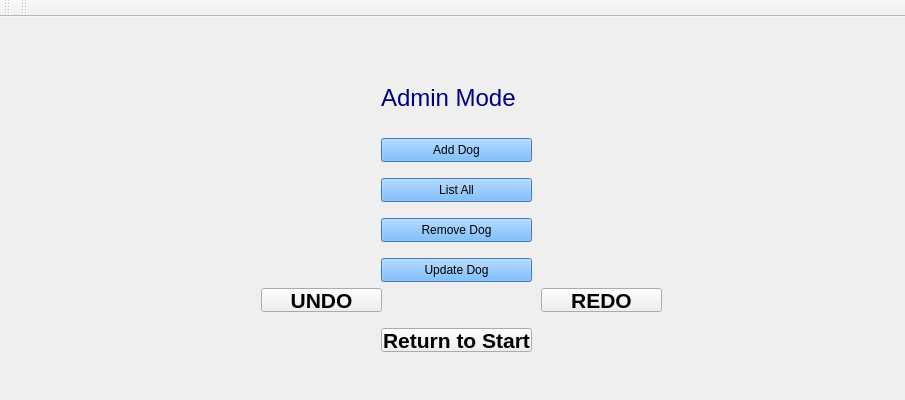
<?xml version="1.0" encoding="UTF-8"?>
<ui version="4.0">
 <class>DogShelterGUIQTDesignerClass</class>
 <widget class="QMainWindow" name="DogShelterGUIQTDesignerClass">
  <property name="geometry">
   <rect>
    <x>0</x>
    <y>0</y>
    <width>905</width>
    <height>400</height>
   </rect>
  </property>
  <property name="font">
   <font>
    <pointsize>16</pointsize>
    <bold>true</bold>
   </font>
  </property>
  <property name="windowTitle">
   <string>DogShelterGUIQTDesigner</string>
  </property>
  <widget class="QWidget" name="centralWidget">
   <layout class="QVBoxLayout" name="verticalLayout">
    <item>
     <widget class="QStackedWidget" name="stackedWidget">
      <property name="cursor">
       <cursorShape>PointingHandCursor</cursorShape>
      </property>
      <property name="styleSheet">
       <string notr="true">font: 9pt &quot;Segoe UI&quot;;</string>
      </property>
      <property name="currentIndex">
       <number>2</number>
      </property>
      <widget class="QWidget" name="page0">
       <widget class="QLabel" name="label_2">
        <property name="geometry">
         <rect>
          <x>190</x>
          <y>160</y>
          <width>551</width>
          <height>20</height>
         </rect>
        </property>
        <property name="font">
         <font>
          <family>Segoe UI</family>
          <pointsize>12</pointsize>
          <italic>false</italic>
          <bold>false</bold>
         </font>
        </property>
        <property name="styleSheet">
         <string notr="true">padding-right: 15px;
font: 12pt &quot;Segoe UI&quot;;</string>
        </property>
        <property name="text">
         <string>Welcome! Choose the preffered way to display the adoption list:</string>
        </property>
       </widget>
       <widget class="QPushButton" name="csvButton">
        <property name="geometry">
         <rect>
          <x>190</x>
          <y>200</y>
          <width>171</width>
          <height>24</height>
         </rect>
        </property>
        <property name="styleSheet">
         <string notr="true">background-color: rgb(61, 116, 100);</string>
        </property>
        <property name="text">
         <string>CSV</string>
        </property>
       </widget>
       <widget class="QPushButton" name="htmlBtn">
        <property name="geometry">
         <rect>
          <x>480</x>
          <y>200</y>
          <width>171</width>
          <height>24</height>
         </rect>
        </property>
        <property name="styleSheet">
         <string notr="true">background-color: rgb(61, 116, 100);</string>
        </property>
        <property name="text">
         <string>HTML</string>
        </property>
       </widget>
       <widget class="QLabel" name="label">
        <property name="geometry">
         <rect>
          <x>260</x>
          <y>60</y>
          <width>401</width>
          <height>20</height>
         </rect>
        </property>
        <property name="font">
         <font>
          <family>Courier</family>
          <pointsize>19</pointsize>
          <italic>false</italic>
          <bold>true</bold>
         </font>
        </property>
        <property name="styleSheet">
         <string notr="true">color: rgb(85, 170, 127);
font: 700 19pt &quot;Courier&quot;;</string>
        </property>
        <property name="text">
         <string>KEEP CALM AND ADOPT A DOG </string>
        </property>
       </widget>
       <widget class="QLabel" name="label_6">
        <property name="geometry">
         <rect>
          <x>370</x>
          <y>100</y>
          <width>171</width>
          <height>20</height>
         </rect>
        </property>
        <property name="styleSheet">
         <string notr="true">color: rgb(85, 170, 127);
font: 700 19pt &quot;Courier&quot;;</string>
        </property>
        <property name="text">
         <string>Dog Shelter</string>
        </property>
       </widget>
      </widget>
      <widget class="QWidget" name="page01">
       <widget class="QPushButton" name="adminModenBtn">
        <property name="geometry">
         <rect>
          <x>290</x>
          <y>110</y>
          <width>231</width>
          <height>24</height>
         </rect>
        </property>
        <property name="styleSheet">
         <string notr="true">
background-color: rgb(61, 116, 100);</string>
        </property>
        <property name="text">
         <string>Admin</string>
        </property>
       </widget>
       <widget class="QPushButton" name="userModeBtn">
        <property name="geometry">
         <rect>
          <x>290</x>
          <y>160</y>
          <width>231</width>
          <height>24</height>
         </rect>
        </property>
        <property name="styleSheet">
         <string notr="true">background-color: rgb(61, 116, 100);</string>
        </property>
        <property name="text">
         <string>User</string>
        </property>
       </widget>
       <widget class="QLabel" name="label_3">
        <property name="geometry">
         <rect>
          <x>340</x>
          <y>60</y>
          <width>181</width>
          <height>20</height>
         </rect>
        </property>
        <property name="font">
         <font>
          <family>Segoe UI</family>
          <pointsize>16</pointsize>
          <italic>false</italic>
          <bold>false</bold>
         </font>
        </property>
        <property name="styleSheet">
         <string notr="true">font: 16pt &quot;Segoe UI&quot;;</string>
        </property>
        <property name="text">
         <string>Choose mode:</string>
        </property>
       </widget>
      </widget>
      <widget class="QWidget" name="page02">
       <widget class="QLabel" name="label_4">
        <property name="geometry">
         <rect>
          <x>370</x>
          <y>60</y>
          <width>151</width>
          <height>20</height>
         </rect>
        </property>
        <property name="font">
         <font>
          <family>Segoe UI</family>
          <pointsize>18</pointsize>
          <italic>false</italic>
          <bold>false</bold>
         </font>
        </property>
        <property name="styleSheet">
         <string notr="true">font: 18pt &quot;Segoe UI&quot;;
color: rgb(0, 0, 127);</string>
        </property>
        <property name="text">
         <string>Admin Mode</string>
        </property>
       </widget>
       <widget class="QPushButton" name="addDogBtn">
        <property name="geometry">
         <rect>
          <x>370</x>
          <y>110</y>
          <width>151</width>
          <height>24</height>
         </rect>
        </property>
        <property name="styleSheet">
         <string notr="true">background-color: rgb(85, 170, 255);
color: rgb(0, 0, 0);</string>
        </property>
        <property name="text">
         <string>Add Dog</string>
        </property>
       </widget>
       <widget class="QPushButton" name="listAllBtn">
        <property name="geometry">
         <rect>
          <x>370</x>
          <y>150</y>
          <width>151</width>
          <height>24</height>
         </rect>
        </property>
        <property name="styleSheet">
         <string notr="true">color: rgb(0, 0, 0);
background-color: rgb(85, 170, 255);</string>
        </property>
        <property name="text">
         <string>List All</string>
        </property>
       </widget>
       <widget class="QPushButton" name="removeDogBtn">
        <property name="geometry">
         <rect>
          <x>370</x>
          <y>190</y>
          <width>151</width>
          <height>24</height>
         </rect>
        </property>
        <property name="styleSheet">
         <string notr="true">background-color: rgb(85, 170, 255);
color: rgb(0, 0, 0);</string>
        </property>
        <property name="text">
         <string>Remove Dog</string>
        </property>
       </widget>
       <widget class="QPushButton" name="updateDogBtn">
        <property name="geometry">
         <rect>
          <x>370</x>
          <y>230</y>
          <width>151</width>
          <height>24</height>
         </rect>
        </property>
        <property name="styleSheet">
         <string notr="true">background-color: rgb(85, 170, 255);
color:rgb(0, 0, 0)</string>
        </property>
        <property name="text">
         <string>Update Dog</string>
        </property>
       </widget>
       <widget class="QPushButton" name="backModesAdminBtn">
        <property name="geometry">
         <rect>
          <x>370</x>
          <y>300</y>
          <width>151</width>
          <height>24</height>
         </rect>
        </property>
        <property name="text">
         <string>Return to Start</string>
        </property>
       </widget>
       <widget class="QPushButton" name="undoBtn">
        <property name="geometry">
         <rect>
          <x>250</x>
          <y>260</y>
          <width>121</width>
          <height>24</height>
         </rect>
        </property>
        <property name="text">
         <string>UNDO</string>
        </property>
       </widget>
       <widget class="QPushButton" name="redoBtn">
        <property name="geometry">
         <rect>
          <x>530</x>
          <y>260</y>
          <width>121</width>
          <height>24</height>
         </rect>
        </property>
        <property name="text">
         <string>REDO</string>
        </property>
       </widget>
      </widget>
      <widget class="QWidget" name="page03">
       <widget class="QLineEdit" name="addBreedInput">
        <property name="geometry">
         <rect>
          <x>9</x>
          <y>30</y>
          <width>301</width>
          <height>24</height>
         </rect>
        </property>
        <property name="text">
         <string/>
        </property>
        <property name="placeholderText">
         <string>Enter Breed: </string>
        </property>
       </widget>
       <widget class="QLineEdit" name="addNameInput">
        <property name="geometry">
         <rect>
          <x>9</x>
          <y>81</y>
          <width>301</width>
          <height>24</height>
         </rect>
        </property>
        <property name="text">
         <string/>
        </property>
        <property name="placeholderText">
         <string>Enter Name:</string>
        </property>
       </widget>
       <widget class="QLineEdit" name="addYearsInput">
        <property name="geometry">
         <rect>
          <x>9</x>
          <y>132</y>
          <width>111</width>
          <height>24</height>
         </rect>
        </property>
        <property name="text">
         <string/>
        </property>
        <property name="placeholderText">
         <string>Enter Years:</string>
        </property>
       </widget>
       <widget class="QLineEdit" name="addMonthsInput">
        <property name="geometry">
         <rect>
          <x>9</x>
          <y>183</y>
          <width>108</width>
          <height>24</height>
         </rect>
        </property>
        <property name="text">
         <string/>
        </property>
        <property name="placeholderText">
         <string>Enter Months:</string>
        </property>
       </widget>
       <widget class="QLineEdit" name="addLinkInput">
        <property name="geometry">
         <rect>
          <x>9</x>
          <y>234</y>
          <width>421</width>
          <height>24</height>
         </rect>
        </property>
        <property name="text">
         <string/>
        </property>
        <property name="placeholderText">
         <string>Enter Link: </string>
        </property>
       </widget>
       <widget class="QPushButton" name="submitAddBtn">
        <property name="geometry">
         <rect>
          <x>9</x>
          <y>285</y>
          <width>106</width>
          <height>24</height>
         </rect>
        </property>
        <property name="text">
         <string>Submit Dog Data</string>
        </property>
       </widget>
       <widget class="QPushButton" name="cancelAddBtn">
        <property name="geometry">
         <rect>
          <x>123</x>
          <y>285</y>
          <width>80</width>
          <height>24</height>
         </rect>
        </property>
        <property name="text">
         <string>Cancel Add</string>
        </property>
       </widget>
      </widget>
      <widget class="QWidget" name="page04">
       <layout class="QVBoxLayout" name="verticalLayout_5">
        <item>
         <widget class="QTableWidget" name="adminTable">
          <column>
           <property name="text">
            <string>Breed</string>
           </property>
          </column>
          <column>
           <property name="text">
            <string>Name</string>
           </property>
          </column>
          <column>
           <property name="text">
            <string>Years</string>
           </property>
          </column>
          <column>
           <property name="text">
            <string>Months</string>
           </property>
          </column>
          <column>
           <property name="text">
            <string>Link</string>
           </property>
          </column>
         </widget>
        </item>
        <item>
         <widget class="QPushButton" name="backAllBtn">
          <property name="text">
           <string>Back to Admin</string>
          </property>
         </widget>
        </item>
       </layout>
      </widget>
      <widget class="QWidget" name="page05">
       <widget class="QLineEdit" name="removeBreedInput">
        <property name="geometry">
         <rect>
          <x>10</x>
          <y>50</y>
          <width>351</width>
          <height>24</height>
         </rect>
        </property>
        <property name="text">
         <string/>
        </property>
        <property name="placeholderText">
         <string>Enter Breed:</string>
        </property>
       </widget>
       <widget class="QLineEdit" name="removeNameInput">
        <property name="geometry">
         <rect>
          <x>10</x>
          <y>80</y>
          <width>351</width>
          <height>24</height>
         </rect>
        </property>
        <property name="text">
         <string/>
        </property>
        <property name="placeholderText">
         <string>Enter Name: </string>
        </property>
       </widget>
       <widget class="QPushButton" name="submitRemoveBtn">
        <property name="geometry">
         <rect>
          <x>20</x>
          <y>130</y>
          <width>83</width>
          <height>24</height>
         </rect>
        </property>
        <property name="text">
         <string>Remove Dog</string>
        </property>
       </widget>
       <widget class="QPushButton" name="cancelRemoveBtn">
        <property name="geometry">
         <rect>
          <x>170</x>
          <y>130</y>
          <width>95</width>
          <height>24</height>
         </rect>
        </property>
        <property name="text">
         <string>Cancel Remove</string>
        </property>
       </widget>
      </widget>
      <widget class="QWidget" name="page06">
       <widget class="QLineEdit" name="oldBreedUpdateInput">
        <property name="geometry">
         <rect>
          <x>120</x>
          <y>40</y>
          <width>191</width>
          <height>24</height>
         </rect>
        </property>
        <property name="text">
         <string/>
        </property>
        <property name="placeholderText">
         <string>To Find Breed: </string>
        </property>
       </widget>
       <widget class="QLineEdit" name="oldNameUpdateInput">
        <property name="geometry">
         <rect>
          <x>120</x>
          <y>80</y>
          <width>191</width>
          <height>24</height>
         </rect>
        </property>
        <property name="text">
         <string/>
        </property>
        <property name="placeholderText">
         <string>To Find Name: </string>
        </property>
       </widget>
       <widget class="QLineEdit" name="breedUpdateInput">
        <property name="geometry">
         <rect>
          <x>540</x>
          <y>30</y>
          <width>241</width>
          <height>24</height>
         </rect>
        </property>
        <property name="text">
         <string/>
        </property>
        <property name="placeholderText">
         <string>New Breed:</string>
        </property>
       </widget>
       <widget class="QLineEdit" name="nameUpdateInput">
        <property name="geometry">
         <rect>
          <x>540</x>
          <y>70</y>
          <width>241</width>
          <height>24</height>
         </rect>
        </property>
        <property name="text">
         <string/>
        </property>
        <property name="placeholderText">
         <string>New Name:</string>
        </property>
       </widget>
       <widget class="QLineEdit" name="yearsUpdateInput">
        <property name="geometry">
         <rect>
          <x>540</x>
          <y>110</y>
          <width>241</width>
          <height>24</height>
         </rect>
        </property>
        <property name="text">
         <string/>
        </property>
        <property name="placeholderText">
         <string>New Years:</string>
        </property>
       </widget>
       <widget class="QLineEdit" name="monthsUpdateInput">
        <property name="geometry">
         <rect>
          <x>540</x>
          <y>150</y>
          <width>241</width>
          <height>24</height>
         </rect>
        </property>
        <property name="text">
         <string/>
        </property>
        <property name="placeholderText">
         <string>New Months:</string>
        </property>
       </widget>
       <widget class="QLineEdit" name="linkUpdateInput">
        <property name="geometry">
         <rect>
          <x>540</x>
          <y>190</y>
          <width>241</width>
          <height>24</height>
         </rect>
        </property>
        <property name="text">
         <string/>
        </property>
        <property name="placeholderText">
         <string>New Link: </string>
        </property>
       </widget>
       <widget class="QPushButton" name="submitUpdateBtn">
        <property name="geometry">
         <rect>
          <x>530</x>
          <y>270</y>
          <width>94</width>
          <height>24</height>
         </rect>
        </property>
        <property name="text">
         <string>Submit Update</string>
        </property>
       </widget>
       <widget class="QPushButton" name="cancelUpdateBtn">
        <property name="geometry">
         <rect>
          <x>700</x>
          <y>270</y>
          <width>92</width>
          <height>24</height>
         </rect>
        </property>
        <property name="text">
         <string>Cancel Update</string>
        </property>
       </widget>
      </widget>
      <widget class="QWidget" name="page07">
       <widget class="QLabel" name="label_5">
        <property name="geometry">
         <rect>
          <x>370</x>
          <y>60</y>
          <width>141</width>
          <height>21</height>
         </rect>
        </property>
        <property name="font">
         <font>
          <family>Segoe UI</family>
          <pointsize>20</pointsize>
          <italic>false</italic>
          <bold>false</bold>
         </font>
        </property>
        <property name="styleSheet">
         <string notr="true">color: rgb(0, 0, 127);
font: 20pt &quot;Segoe UI&quot;;</string>
        </property>
        <property name="text">
         <string>User Mode</string>
        </property>
       </widget>
       <widget class="QPushButton" name="showAllUserBtn">
        <property name="geometry">
         <rect>
          <x>360</x>
          <y>110</y>
          <width>141</width>
          <height>24</height>
         </rect>
        </property>
        <property name="styleSheet">
         <string notr="true">background-color: rgb(85, 170, 255);
color:rgb(0, 0, 0)</string>
        </property>
        <property name="text">
         <string>Show All Dogs </string>
        </property>
       </widget>
       <widget class="QPushButton" name="FilteredUserBtn">
        <property name="geometry">
         <rect>
          <x>360</x>
          <y>150</y>
          <width>141</width>
          <height>24</height>
         </rect>
        </property>
        <property name="styleSheet">
         <string notr="true">background-color: rgb(85, 170, 255);
color:rgb(0, 0, 0)</string>
        </property>
        <property name="text">
         <string>Show Filtered Dogs</string>
        </property>
       </widget>
       <widget class="QPushButton" name="showAdoptedUserBtn">
        <property name="geometry">
         <rect>
          <x>360</x>
          <y>190</y>
          <width>141</width>
          <height>24</height>
         </rect>
        </property>
        <property name="styleSheet">
         <string notr="true">background-color: rgb(85, 170, 255);
color:rgb(0, 0, 0)</string>
        </property>
        <property name="text">
         <string>Show Adoption List</string>
        </property>
       </widget>
       <widget class="QPushButton" name="backModesUserBtn">
        <property name="geometry">
         <rect>
          <x>360</x>
          <y>280</y>
          <width>141</width>
          <height>24</height>
         </rect>
        </property>
        <property name="text">
         <string>Return to Start</string>
        </property>
       </widget>
      </widget>
      <widget class="QWidget" name="page08">
       <widget class="QLabel" name="displayBreed">
        <property name="geometry">
         <rect>
          <x>160</x>
          <y>60</y>
          <width>471</width>
          <height>16</height>
         </rect>
        </property>
        <property name="styleSheet">
         <string notr="true">font: 12pt &quot;Segoe UI&quot;;</string>
        </property>
        <property name="text">
         <string>Breed: </string>
        </property>
       </widget>
       <widget class="QLabel" name="displayName">
        <property name="geometry">
         <rect>
          <x>160</x>
          <y>80</y>
          <width>451</width>
          <height>16</height>
         </rect>
        </property>
        <property name="styleSheet">
         <string notr="true">font: 12pt &quot;Segoe UI&quot;;</string>
        </property>
        <property name="text">
         <string>Name:</string>
        </property>
       </widget>
       <widget class="QLabel" name="displayYears">
        <property name="geometry">
         <rect>
          <x>160</x>
          <y>100</y>
          <width>441</width>
          <height>16</height>
         </rect>
        </property>
        <property name="styleSheet">
         <string notr="true">font: 12pt &quot;Segoe UI&quot;;</string>
        </property>
        <property name="text">
         <string>Years:</string>
        </property>
       </widget>
       <widget class="QPushButton" name="photoBtn">
        <property name="geometry">
         <rect>
          <x>230</x>
          <y>200</y>
          <width>451</width>
          <height>24</height>
         </rect>
        </property>
        <property name="styleSheet">
         <string notr="true">background-color: rgb(85, 170, 255);
color:rgb(0, 0, 0)</string>
        </property>
        <property name="text">
         <string>Photo</string>
        </property>
       </widget>
       <widget class="QPushButton" name="nextDogBtn">
        <property name="geometry">
         <rect>
          <x>600</x>
          <y>240</y>
          <width>80</width>
          <height>24</height>
         </rect>
        </property>
        <property name="text">
         <string>NEXT</string>
        </property>
       </widget>
       <widget class="QPushButton" name="previousDogBtn">
        <property name="geometry">
         <rect>
          <x>230</x>
          <y>240</y>
          <width>80</width>
          <height>24</height>
         </rect>
        </property>
        <property name="text">
         <string>PREVIOUS</string>
        </property>
       </widget>
       <widget class="QPushButton" name="adoptDogBtn">
        <property name="geometry">
         <rect>
          <x>230</x>
          <y>270</y>
          <width>451</width>
          <height>24</height>
         </rect>
        </property>
        <property name="styleSheet">
         <string notr="true">background-color: rgb(85, 170, 255);
color:rgb(0, 0, 0)</string>
        </property>
        <property name="text">
         <string>Adopt</string>
        </property>
       </widget>
       <widget class="QPushButton" name="returnAllUserBtn">
        <property name="geometry">
         <rect>
          <x>400</x>
          <y>310</y>
          <width>125</width>
          <height>24</height>
         </rect>
        </property>
        <property name="text">
         <string>Return to User Menu</string>
        </property>
       </widget>
       <widget class="QLabel" name="displayMonths">
        <property name="geometry">
         <rect>
          <x>160</x>
          <y>120</y>
          <width>481</width>
          <height>16</height>
         </rect>
        </property>
        <property name="styleSheet">
         <string notr="true">font: 12pt &quot;Segoe UI&quot;;</string>
        </property>
        <property name="text">
         <string>Months:</string>
        </property>
       </widget>
      </widget>
      <widget class="QWidget" name="page09">
       <widget class="QLabel" name="label_10">
        <property name="geometry">
         <rect>
          <x>210</x>
          <y>70</y>
          <width>251</width>
          <height>31</height>
         </rect>
        </property>
        <property name="font">
         <font>
          <family>Segoe UI</family>
          <pointsize>12</pointsize>
          <italic>false</italic>
          <bold>false</bold>
         </font>
        </property>
        <property name="styleSheet">
         <string notr="true">font: 12pt &quot;Segoe UI&quot;;</string>
        </property>
        <property name="text">
         <string>Choose filtering criteria:</string>
        </property>
       </widget>
       <widget class="QLineEdit" name="breedFilterInput">
        <property name="geometry">
         <rect>
          <x>210</x>
          <y>190</y>
          <width>471</width>
          <height>24</height>
         </rect>
        </property>
        <property name="text">
         <string/>
        </property>
        <property name="placeholderText">
         <string>Enter Breed:</string>
        </property>
       </widget>
       <widget class="QLineEdit" name="yearsFilterInput">
        <property name="geometry">
         <rect>
          <x>210</x>
          <y>220</y>
          <width>471</width>
          <height>24</height>
         </rect>
        </property>
        <property name="text">
         <string/>
        </property>
        <property name="placeholderText">
         <string>Enter Years:</string>
        </property>
       </widget>
       <widget class="QLineEdit" name="monthsFilterInput">
        <property name="geometry">
         <rect>
          <x>210</x>
          <y>250</y>
          <width>471</width>
          <height>24</height>
         </rect>
        </property>
        <property name="text">
         <string/>
        </property>
        <property name="placeholderText">
         <string>Enter Months:</string>
        </property>
       </widget>
       <widget class="QPushButton" name="applyFilterBtn">
        <property name="geometry">
         <rect>
          <x>210</x>
          <y>290</y>
          <width>111</width>
          <height>24</height>
         </rect>
        </property>
        <property name="text">
         <string>Apply Filter</string>
        </property>
       </widget>
       <widget class="QPushButton" name="cancelFilterBtn">
        <property name="geometry">
         <rect>
          <x>580</x>
          <y>290</y>
          <width>101</width>
          <height>24</height>
         </rect>
        </property>
        <property name="text">
         <string>Cancel</string>
        </property>
       </widget>
      </widget>
      <widget class="QWidget" name="page10">
       <widget class="QLabel" name="displayAdoptedBreed">
        <property name="geometry">
         <rect>
          <x>160</x>
          <y>80</y>
          <width>511</width>
          <height>16</height>
         </rect>
        </property>
        <property name="styleSheet">
         <string notr="true">font: 12pt &quot;Segoe UI&quot;;</string>
        </property>
        <property name="text">
         <string>Breed:</string>
        </property>
       </widget>
       <widget class="QLabel" name="displayAdoptedName">
        <property name="geometry">
         <rect>
          <x>160</x>
          <y>100</y>
          <width>511</width>
          <height>16</height>
         </rect>
        </property>
        <property name="styleSheet">
         <string notr="true">font: 12pt &quot;Segoe UI&quot;;</string>
        </property>
        <property name="text">
         <string>Name:</string>
        </property>
       </widget>
       <widget class="QLabel" name="displayAdoptedYears">
        <property name="geometry">
         <rect>
          <x>160</x>
          <y>120</y>
          <width>181</width>
          <height>16</height>
         </rect>
        </property>
        <property name="styleSheet">
         <string notr="true">font: 12pt &quot;Segoe UI&quot;;</string>
        </property>
        <property name="text">
         <string>Years:</string>
        </property>
       </widget>
       <widget class="QLabel" name="displayAdoptedMonths">
        <property name="geometry">
         <rect>
          <x>160</x>
          <y>140</y>
          <width>191</width>
          <height>16</height>
         </rect>
        </property>
        <property name="styleSheet">
         <string notr="true">font: 12pt &quot;Segoe UI&quot;;</string>
        </property>
        <property name="text">
         <string>Months:</string>
        </property>
       </widget>
       <widget class="QPushButton" name="photoFilteredBtn">
        <property name="geometry">
         <rect>
          <x>220</x>
          <y>220</y>
          <width>521</width>
          <height>24</height>
         </rect>
        </property>
        <property name="styleSheet">
         <string notr="true">background-color: rgb(85, 170, 255);
color:rgb(0, 0, 0)</string>
        </property>
        <property name="text">
         <string>Photo</string>
        </property>
       </widget>
       <widget class="QPushButton" name="returnFilteredUserBtn">
        <property name="geometry">
         <rect>
          <x>420</x>
          <y>310</y>
          <width>125</width>
          <height>24</height>
         </rect>
        </property>
        <property name="text">
         <string>Return to User Menu</string>
        </property>
       </widget>
       <widget class="QPushButton" name="nextFilteredBtn">
        <property name="geometry">
         <rect>
          <x>650</x>
          <y>250</y>
          <width>80</width>
          <height>24</height>
         </rect>
        </property>
        <property name="text">
         <string>NEXT</string>
        </property>
       </widget>
       <widget class="QPushButton" name="adoptFilteredBtn">
        <property name="geometry">
         <rect>
          <x>220</x>
          <y>280</y>
          <width>521</width>
          <height>24</height>
         </rect>
        </property>
        <property name="styleSheet">
         <string notr="true">background-color: rgb(85, 170, 255);
color:rgb(0, 0, 0)</string>
        </property>
        <property name="text">
         <string>Adopt</string>
        </property>
       </widget>
       <widget class="QPushButton" name="previousFilteredBtn">
        <property name="geometry">
         <rect>
          <x>220</x>
          <y>250</y>
          <width>80</width>
          <height>24</height>
         </rect>
        </property>
        <property name="text">
         <string>PREVIOUS</string>
        </property>
       </widget>
      </widget>
      <widget class="QWidget" name="page11">
       <layout class="QVBoxLayout" name="verticalLayout_8">
        <item>
         <widget class="QLabel" name="label_15">
          <property name="font">
           <font>
            <family>Segoe UI</family>
            <pointsize>9</pointsize>
            <italic>false</italic>
            <bold>false</bold>
           </font>
          </property>
          <property name="text">
           <string>Your Adoption List</string>
          </property>
         </widget>
        </item>
        <item>
         <widget class="QTableWidget" name="adoptedTable">
          <column>
           <property name="text">
            <string>Breed</string>
           </property>
          </column>
          <column>
           <property name="text">
            <string>Name</string>
           </property>
          </column>
          <column>
           <property name="text">
            <string>Years</string>
           </property>
          </column>
          <column>
           <property name="text">
            <string>Months</string>
           </property>
          </column>
          <column>
           <property name="text">
            <string>Link</string>
           </property>
          </column>
         </widget>
        </item>
        <item>
         <widget class="QPushButton" name="displayFormatBtn">
          <property name="styleSheet">
           <string notr="true">background-color: rgb(85, 170, 255);
color:rgb(0, 0, 0)</string>
          </property>
          <property name="text">
           <string>Open in chosen mode</string>
          </property>
         </widget>
        </item>
        <item>
         <widget class="QPushButton" name="returnUserAdoptionBtn">
          <property name="text">
           <string>Return to User</string>
          </property>
         </widget>
        </item>
       </layout>
      </widget>
     </widget>
    </item>
   </layout>
  </widget>
  <widget class="QMenuBar" name="menuBar">
   <property name="geometry">
    <rect>
     <x>0</x>
     <y>0</y>
     <width>905</width>
     <height>21</height>
    </rect>
   </property>
  </widget>
  <widget class="QToolBar" name="toolBar">
   <property name="windowTitle">
    <string>toolBar</string>
   </property>
   <attribute name="toolBarArea">
    <enum>TopToolBarArea</enum>
   </attribute>
   <attribute name="toolBarBreak">
    <bool>false</bool>
   </attribute>
  </widget>
  <widget class="QToolBar" name="toolBar_2">
   <property name="windowTitle">
    <string>toolBar_2</string>
   </property>
   <attribute name="toolBarArea">
    <enum>TopToolBarArea</enum>
   </attribute>
   <attribute name="toolBarBreak">
    <bool>false</bool>
   </attribute>
  </widget>
 </widget>
 <layoutdefault spacing="6" margin="11"/>
 <resources>
  <include location="DogShelterGUIQTDesigner.qrc"/>
 </resources>
 <connections/>
</ui>
